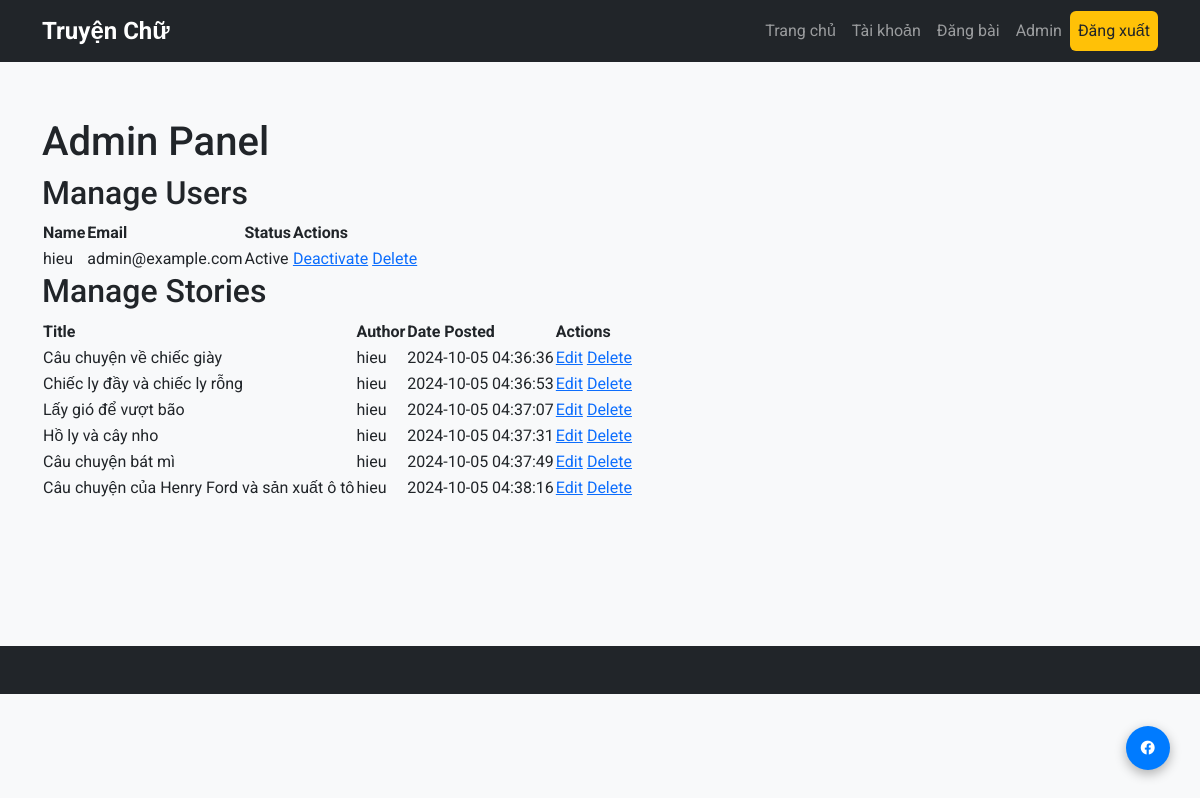
The page /admin (signed in) on the database its author committed.
### app.py (models this page shows, shortened)
class User(db.Model):
    user_id = db.Column(db.Integer, primary_key=True)
    name = db.Column(db.String(100), nullable=False)
    email = db.Column(db.String(100), nullable=False, unique=True)
    password_hash = db.Column(db.String(128), nullable=False)  # Password hash
    is_active = db.Column(db.Boolean, default=True)  # Account status

class Story(db.Model):
    story_id = db.Column(db.Integer, primary_key=True)
    title = db.Column(db.String(200), nullable=False)
    content = db.Column(db.Text, nullable=False)
    user_id = db.Column(db.Integer, db.ForeignKey('user.user_id'), nullable=False)
    user = db.relationship('User', backref=db.backref('stories', lazy=True))
    date_posted = db.Column(db.DateTime, default=datetime.utcnow)  # Date posted

### app.py (the view)
@app.route("/admin")
def admin_page():
    if "user" in session and session.get("is_admin"):
        users = User.query.all()
        stories = Story.query.all()
        return render_template("admin.html", users=users, stories=stories)
    flash("You need to be an admin to access this page.", "danger")
    return redirect(url_for("login"))

### templates/admin.html (shortened to what this page needs)
{% extends 'base.html' %}
{% block content %}
<h1>Admin Panel</h1>
<h2>Manage Users</h2>
<table>
    <thead>
        <tr>
            <th>Name</th>
            <th>Email</th>
            <th>Status</th>
            <th>Actions</th>
        </tr>
    </thead>
    <tbody>
        {% for user in users %}
        <tr>
            <td>{{ user.name }}</td>
            <td>{{ user.email }}</td>
            <td>{{ "Active" if user.is_active else "Deactivated" }}</td>
            <td>
                {% if user.is_active %}
                    <a href="{{ url_for('deactivate_user', user_id=user.user_id) }}">Deactivate</a>
                {% else %}
                    <a href="{{ url_for('activate_user', user_id=user.user_id) }}">Activate</a>
                {% endif %}
                <a href="{{ url_for('delete_user', user_id=user.user_id) }}" onclick="return confirm('Are you sure?')">Delete</a>
            </td>
        </tr>
        {% endfor %}
    </tbody>
</table>
<h2>Manage Stories</h2>
<table>
    <thead>
        <tr>
            <th>Title</th>
            <th>Author</th>
            <th>Date Posted</th>
            <th>Actions</th>
        </tr>
    </thead>
    <tbody>
        {% for story in stories %}
        <tr>
            <td>{{ story.title }}</td>
            <td>{{ story.user.name }}</td>
            <td>{{ story.date_posted.strftime('%Y-%m-%d %H:%M:%S') }}</td>
            <td>
                <a href="{{ url_for('edit_story', story_id=story.story_id) }}">Edit</a>
                <a href="{{ url_for('delete_story', story_id=story.story_id) }}" onclick="return confirm('Are you sure?')">Delete</a>
            </td>
        </tr>
        {% endfor %}
    </tbody>
</table>
{% endblock %}

### templates/base.html (style rules this page uses)
body { font-family: 'Roboto', sans-serif; background-color: #f8f9fa; }

### rows shown on the page
User: name "hieu", email "admin@example.com", is_active "Active"
Story: title "Câu chuyện về chiếc giày", user.name "hieu", date_posted "2024-10-05 04:36:36"
Story: title "Chiếc ly đầy và chiếc ly rỗng", user.name "hieu", date_posted "2024-10-05 04:36:53"
Story: title "Lấy gió để vượt bão", user.name "hieu", date_posted "2024-10-05 04:37:07"
Story: title "Hồ ly và cây nho", user.name "hieu", date_posted "2024-10-05 04:37:31"
Story: title "Câu chuyện bát mì", user.name "hieu", date_posted "2024-10-05 04:37:49"
Story: title "Câu chuyện của Henry Ford và sản xuất ô tô", user.name "hieu", date_posted "2024-10-05 04:38:16"
